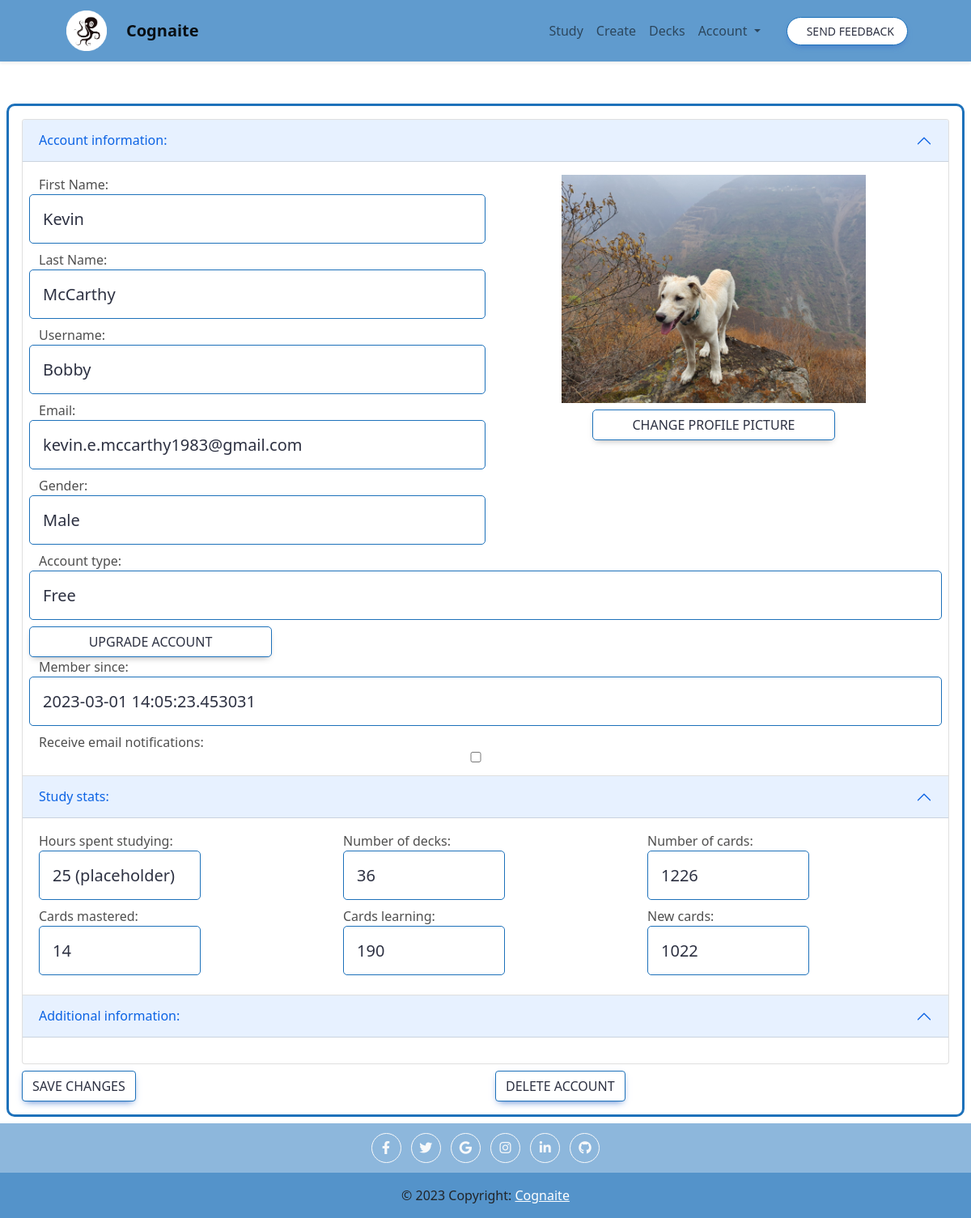
Page /account (signed in) on the earlier database version.
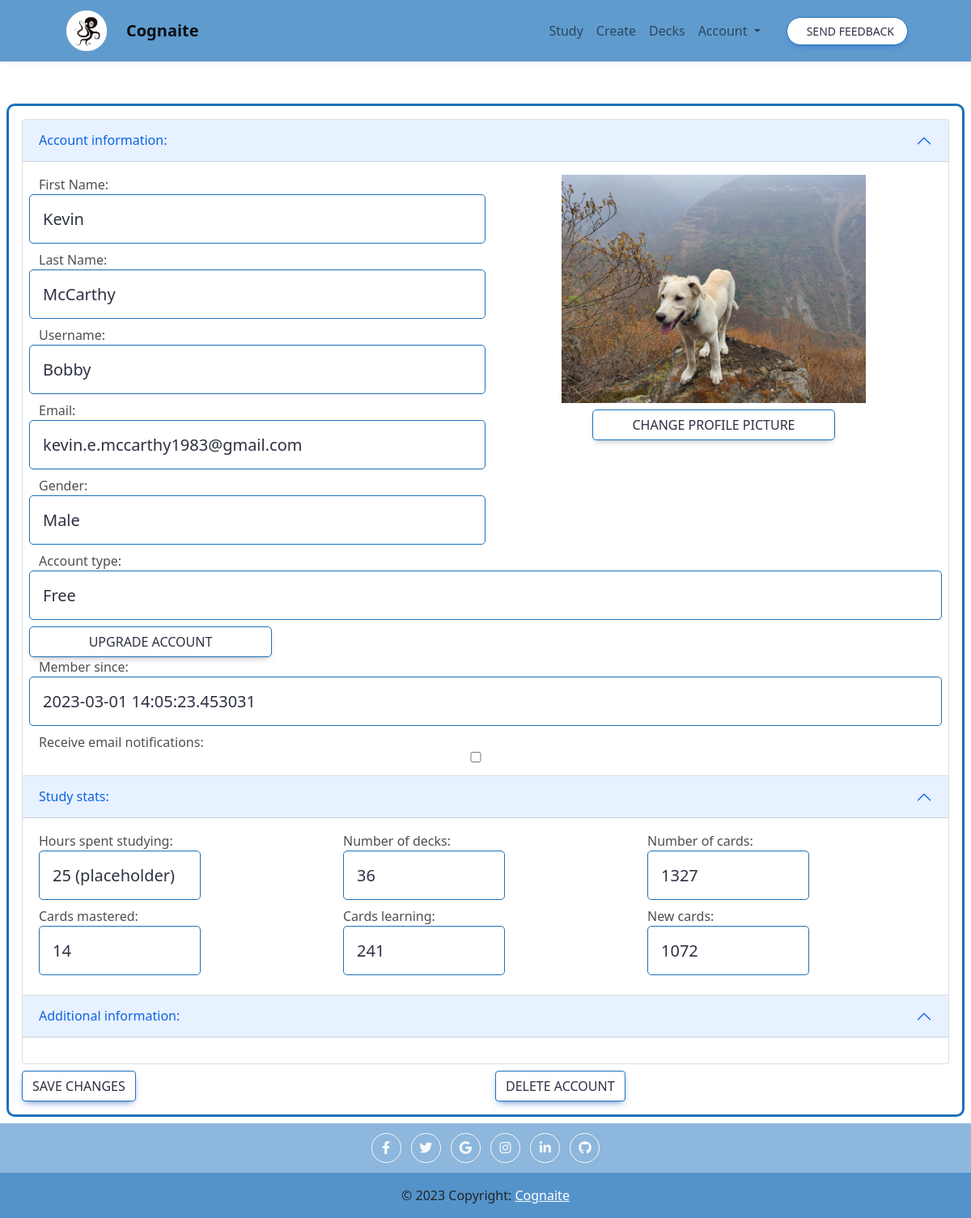
Same page on the later database version.
### app.py (models this page shows, shortened)
class User(db.Model, UserMixin):
    id = db.Column(db.Integer, primary_key=True)
    username = db.Column(db.String(20), nullable=True, unique=True)
    password = db.Column(db.String(80), nullable=True)
    email = db.Column(db.String(255), nullable=False)
    email_confirmed_at = db.Column(db.DateTime())
    first_name = db.Column(db.String(50), nullable=True)
    last_name = db.Column(db.String(50), nullable=True)
    decks = db.relationship("Deck", backref=db.backref("user", lazy="joined"), lazy="select")
    external_id = db.Column(db.String(255), nullable=True)
    external_type = db.Column(db.String(255), nullable=True)
    time_created = db.Column(db.DateTime, default=datetime.utcnow)
    time_accessed= db.Column(db.DateTime, default=datetime.utcnow, onupdate=datetime.utcnow)
    test= db.relationship('Test', secondary=distribution, backref ="taker")
    account_type = db.Column(db.String(255), nullable=True, default="free")
    account_status = db.Column(db.String(255), nullable=True, default="active")
    account_expiration = db.Column(db.DateTime, nullable=True)
    account_expiration_reason = db.Column(db.String(255), nullable=True)
    gender = db.Column(db.String(255), nullable=True)
    pic = db.Column(db.String(255), nullable=True)
    contacted_email = db.Column(db.Boolean, default=False)
    dob = db.Column(db.DateTime, nullable=True)
    timezone = db.Column(db.String(64))
    def quantity_decks(self):
        return len(self.decks)
    def quantity_cards(self):
        return sum([len(deck.cards) for deck in self.decks])
    def quantity_cards_mastered(self):
        counter = 0
        for deck in self.decks:
            for card in deck.cards:
                if card.box_id == 3:
                    counter += 1
        return counter
    def quantity_cards_learning(self):
        counter = 0
        for deck in self.decks:
            for card in deck.cards:
                if card.box_id != 3 and card.times_asked != 0:
                    counter += 1
        return counter
    def quantity_cards_new(self):
        counter = 0
        for deck in self.decks:
            for card in deck.cards:
                if card.times_asked == 0:
                    counter += 1
        return counter

class Card(db.Model):
    id = db.Column(db.Integer, primary_key=True)
    term = db.Column(db.String(50), nullable=False)
    content = db.Column(db.String(255), nullable=False)
    boc_2 = db.Column(db.String(255), nullable=True)
    boc_3 = db.Column(db.String(255), nullable=True)
    boc_4 = db.Column(db.String(255), nullable=True)
    formula = db.Column(db.String(255), nullable=True)
    img = db.Column(db.String(255), nullable=True)
    sound = db.Column(db.String(255), nullable=True)
    boc_id = db.Column(db.Float(10), nullable=True)
    box_id = db.Column(db.Float(10), nullable=True, default=0)
    interval = db.Column(db.Integer, default=1)
    time_updated = db.Column(db.DateTime, default=datetime.utcnow)
    times_asked = db.Column(db.Integer, default=0)
    times_correct = db.Column(db.Integer, default=0)
    times_correct_row = db.Column(db.Integer, default=0)
    create_method = db.Column(db.String(255), nullable=True)
    time_created = db.Column(db.DateTime, default=datetime.utcnow)
    category = db.Column(db.String(255), nullable=True)
    edited = db.Column(db.Integer, default=0)
    diff_lvl = db.Column(db.Float(10), default=1)
    subject = db.Column(db.String(255), nullable=True)
    topic = db.Column(db.String(255), nullable=True)
    prompt_option = db.Column(db.String(255), nullable=True)
    prompt_option2 = db.Column(db.String(255), nullable=True)
    trans_option = db.Column(db.String(255), nullable=True)
    len_option = db.Column(db.String(255), nullable=True)
    qmin_option = db.Column(db.String(255), nullable=True)
    qmax_option = db.Column(db.String(255), nullable=True)

### app.py (the view, shortened to what this page needs)
@app.route("/account", methods = ["POST", "GET"])
@login_required
def account():
    user = User.query.filter_by(id=current_user.id).first()
    return render_template("account.html", title="Account", user = user)

### app.py (called while the page is built)
@login_manager.user_loader
def load_user(user_id):
    return User.query.get(int(user_id))

@app.after_request
def after_request(response):
    response.headers["Cache-Control"] = "no-cache, no-store, must-revalidate"
    response.headers["Expires"] = 0
    response.headers["Pragma"] = "no-cache"
    response.headers["Referrer-Policy"] = "no-referrer-when-downgrade"
    return response

### templates/account.html (shortened to what this page needs)
{% extends "layout.html" %} {% block title %} Extractor {% endblock %} {% block
main_0 %}
<div class="col box_0 p-3 m-2">
  <form method="POST" action="{{ url_for('account') }}">
    <div class="accordion" id="accordionExample">
      <div class="accordion-item">
        <h2 class="accordion-header" id="headingOne">
          <button class="accordion-button" type="button" data-bs-toggle="collapse" data-bs-target="#collapseOne"
            aria-expanded="true" aria-controls="collapseOne">
            Account information:
          </button>
        </h2>
        <div id="collapseOne" class="accordion-collapse collapse show" aria-labelledby="headingOne"
          data-bs-parent="#accordionExample">
          <div class="accordion-body">
            <div class="row">
              <div class="col-6">
                <div class="row">
                  <label for="first_name">First Name:</label>
                  <input name="first_name" class="card-title box_study input_0 form-control form-control-lg" type="text"
                    id="first_name" placeholder="{{ user.first_name }}" value="{{ user.first_name }}" />
                </div>
                <div class="row">
                  <label for="last_name">Last Name:</label>
                  <input name="last_name" class="card-title box_study input_0 form-control form-control-lg" type="text"
                    id="last_name" placeholder="{{ user.last_name }}" value="{{ user.last_name }}" />
                </div>
                <div class="row">
                  <label for="username">Username:</label>
                  <input name="username" class="card-title box_study input_0 form-control form-control-lg" type="text"
                    id="username" placeholder="{{ user.username }}" value="{{ user.username }}" />
                </div>
                <div class="row">
                  <label for="email">Email:</label>
                  <p name="email" class="card-title box_study input_0 form-control form-control-lg" type="text"
                    id="email" placeholder="{{ user.email }}" value="{{ user.email }}"> {{ user.email }} </p>
                </div>
                <div class="row">
                  <label for="gender">Gender:</label>
                  <select id="gender" name="gender" class="card-title box_study input_0 form-control form-control-lg">
                    <option value="default">{{user.gender}}</option>
                  </select>
                </div>
              </div>
            <br>
            <div class="col-6">
              <div class="row justify-content-center" style="text-align:center">
                {% if user.pic == None %}
                <img src="static/logo1.png" style="max-height:fit-content; max-width:fit-content;" alt="logo">
                {% else %}
                <img src="\{{user.pic}}" style="max-height:400px; max-width:400px;" alt="profile pic">
                {% endif %}
              </div>
              <div class="row justify-content-center mt-2">
                <button type="button" class="btn box_study" data-bs-toggle="modal" data-bs-target="#exampleModal"
                  style="max-width:300px;">Change profile picture</button>
              </div>
            </div>
          </div>
          <div class="row">
            <label for="email">Account type:</label>
            <p name="term" class="card-title box_study input_0 form-control form-control-lg" type="text" id="email"
              placeholder="" value=""> {{user.account_type}} </p>
            <button type="button" class="btn box_study" style="max-width:300px;">Upgrade account</button>
            <label for="email">Member since:</label>
            <p name="term" class="card-title box_study input_0 form-control form-control-lg" type="text" id="email"
              placeholder="" value=""> {{user.time_created}} </p>
            <div class="row">
              <label for="checkbox">Receive email notifications:</label>
              <input class=" " type="checkbox" id="email-checkbox" name="email-checkbox" value="on" />
            </div>
          </div>
        </div>
      </div>
    </div>
    <div class="accordion-item">
      <h2 class="accordion-header" id="headingTwo">
        <button class="accordion-button" type="button" data-bs-toggle="collapse" data-bs-target="#collapseTwo"
          aria-expanded="true" aria-controls="collapseTwo">
          Study stats:
        </button>
      </h2>
      <div id="collapseTwo" class="accordion-collapse collapse show" aria-labelledby="headingTwo"
        data-bs-parent="#accordionExample">
        <div class="accordion-body">
          <div class="row">
<div class = "col-md-4">
            <label for="email">Hours spent studying:</label>
            <p name="term" class="card-title box_study input_0 form-control form-control-lg" style="max-width:200px"type="text" id="email"
              placeholder="" value=""> 25 (placeholder) </p>
</div>   <div class = "col-md-4">
            <label for="email">Number of decks:</label>
            <p name="term" class="card-title box_study input_0 form-control form-control-lg" style="max-width:200px" type="text" id="email"
              placeholder="" value=""> {{user.quantity_decks()}} </p>
            </div>   <div class = "col-md-4">
            <label for="email">Number of cards:</label>
            <p name="term" class="card-title box_study input_0 form-control form-control-lg" style="max-width:200px"type="text" id="email"
              placeholder="" value=""> {{user.quantity_cards()}} </p>
            </div>   <div class = "col-md-4">
            <label for="email">Cards mastered:</label>
            <p name="term" class="card-title box_study input_0 form-control form-control-lg" style="max-width:200px"type="text" id="email"
              placeholder="" value=""> {{user.quantity_cards_mastered()}} </p>
            </div>   <div class = "col-md-4">
            <label for="email">Cards learning:</label>
            <p name="term" class="card-title box_study input_0 form-control form-control-lg" style="max-width:200px"type="text" id="email"
              placeholder="" value=""> {{user.quantity_cards_learning()}} </p>
            </div>   <div class = "col-md-4">
            <label for="email">New cards:</label>
            <p name="term" class="card-title box_study input_0 form-control form-control-lg" style="max-width:200px"type="text" id="email"
              placeholder="" value=""> {{user.quantity_cards_new()}} </p>
            </div>
          </div>
        </div>
      </div>
    </div>
    <div class="accordion-item">
      <h2 class="accordion-header" id="headingThree">
        <button class="accordion-button" type="button" data-bs-toggle="collapse" data-bs-target="#collapseThree"
          aria-expanded="true" aria-controls="collapseThree">
          Additional information:
        </button>
      </h2>
      <div id="collapseThree" class="accordion-collapse collapse show" aria-labelledby="headingThree"
        data-bs-parent="#accordionExample">
        <div class="accordion-body">
        </div>
      </div>
    </div>
</div>
<div class="row mt-2">
  <div class="col-6">
    <button type="submit" class="btn btn-primary" value="Save">Save changes</button>
  </div>
  </form>
  <div class="col-6">
    <button type="button" class="btn btn-primary" data-bs-toggle="modal" data-bs-target="#delModal">Delete account</button>
  </div>
</div>
{% endblock %}

### templates/layout.html (shortened to what this page needs)
<!DOCTYPE html>
<html lang="en">
<head>
    <link href="..\static\style.css" rel="stylesheet" />
</head>
<body>
    <link href="https://cdnjs.cloudflare.com/ajax/libs/font-awesome/6.0.0/css/all.min.css" rel="stylesheet" />
    <link href="https://cdnjs.cloudflare.com/ajax/libs/mdb-ui-kit/6.1.0/mdb.min.css" rel="stylesheet" />
    <nav class="navbar navbar-expand-lg navbar-light fixed-top shadow-sm" style="background-color: rgba(29, 113, 186, 0.7);">
        <div class="container px-5">
            <a class="navbar-brand pl-2" href="/">
                <img src="\static\logo1_small.png" width="50" height="50" alt="logo">
            </a>
            <a class="navbar-brand fw-bold" href="/">Cognaite</a>
            <div class="collapse navbar-collapse" id="navbarResponsive">
                <ul class="navbar-nav ms-auto me-4 my-3 my-lg-0">
                    {% if current_user.is_authenticated %}
                    <li class="nav-item active">
                        <a class="nav-link" href="/study_deck_all">Study <span class="sr-only">(current)</span></a>
                    </li>
                    <li class="nav-item">
                        <a class="nav-link" href="/extract">Create</a>
                    </li>
                    <li class="nav-item">
                        <a class="nav-link" href="/viewdecks">Decks</a>
                    </li>
                    <li class="nav-item dropdown">
                        <a class="nav-link dropdown-toggle" href="#" id="navbarDropdown" role="button"
                            data-bs-toggle="dropdown" aria-haspopup="true" aria-expanded="false">
                            Account
                        </a>
                    </li>
                    {% endif %}
                </ul>
                <button class="btn btn-primary rounded-pill px-3 mb-2 mb-lg-0" data-bs-toggle="modal"
                    data-bs-target="#feedbackModal">
                    <span class="d-flex align-items-center">
                        <span class="small">Send Feedback</span>
                    </span>
                </button>
            </div>
        </div>
    </nav>
    <main>
        <br>
        <br>
        <br>
        <br>
        <br>
        {% block main_0 %}
        {% endblock %}
    </main>
    <footer class="text-center site-footer pt-2" style="background-color: rgba(29, 113, 186, 0.5);">
        <a class="btn btn-outline-light btn-floating m-1" href="#!" role="button"><i class="fab fa-facebook-f"></i></a>
        <a class="btn btn-outline-light btn-floating m-1" href="#!" role="button"><i class="fab fa-twitter"></i></a>
        <a class="btn btn-outline-light btn-floating m-1" href="#!" role="button"><i class="fab fa-google"></i></a>
        <a class="btn btn-outline-light btn-floating m-1" href="#!" role="button"><i class="fab fa-instagram"></i></a>
        <a class="btn btn-outline-light btn-floating m-1" href="#!" role="button"><i class="fab fa-linkedin-in"></i></a>
        <a class="btn btn-outline-light btn-floating m-1" href="#!" role="button"><i class="fab fa-github"></i></a>
        <div class="text-center p-3 mt-2" style="background-color: rgba(29, 113, 186, 0.5);">
            © 2023 Copyright:
            <a class="text-white" href="https://mdbootstrap.com/">Cognaite</a>
        </div>
    </footer>
    <link href="https://cdn.jsdelivr.net/npm/bootstrap@5.1.3/dist/css/bootstrap.min.css"
 rel="stylesheet" />
</body>
</html>

### static/style.css (style rules this page uses)
footer { background-size: cover; }
body { background-color: white !important; background-size: cover; }
.row { --mdb-gutter-x: 0.5rem !important; }
.input_0 { background-color: white !important; color: black; }
.card-title { background-color: white !important; }
.btn-primary { background-color: white !important; color: #2D3142 !important; border-color: #1D71BA !important; }
.box_0 { border: 5px solid !important; align-content: center !important; background-color: white !important; border-width: 3px !important; border-radius: 10px !important; border-color: #1D71BA !important; align-self: center !important; color: #2D3142 !important; }
.box_study { border: 10px solid !important; align-content: center !important; background-color: white !important; border-width: 1px !important; border-radius: 5px !important; border-color: #1D71BA !important; align-self: center !important; color: #2D3142 !important; }
body { display: flex; min-height: 100vh; flex-direction: column; }
.site-footer { margin-top: auto; }
main { flex-grow: 1; }
footer { background-color: white; }
.navbar-brand { margin-left: 4px !important; }

Differences in the rows shown:
changed through a linked row, Card (number 1 of 2 on the later page): quantity_cards_learning "190" → "241"
changed through a linked row, Card (number 2 of 2 on the later page): quantity_cards_new "1022" → "1072"
Other differences:
{{ user.quantity_cards() }}: "1226" → "1327"
